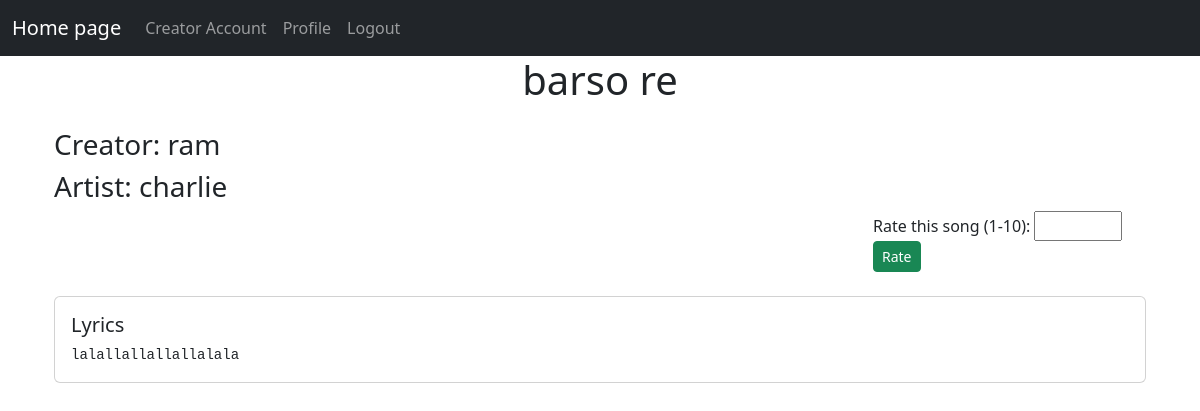
The app's page /read_lyrics/1 (signed in) with its own data.
### models.py (models this page shows)
class Song(db.Model):
    id = db.Column(db.Integer, primary_key=True)
    title = db.Column(db.String(100), nullable=False)
    lyrics = db.Column(db.Text)
    duration = db.Column(db.Integer)
    date_created = db.Column(db.DateTime, nullable=False)
    rating = db.Column(db.Integer)
    album_id = db.Column(db.Integer, db.ForeignKey('album.id'), nullable=False)

class User(db.Model):
    id = db.Column(db.Integer, primary_key = True)
    username = db.Column(db.String(50), unique=True, nullable=False)
    password = db.Column(db.String(50), nullable=False)
    name = db.Column(db.String(50), nullable=False)
    is_creator = db.Column(db.Boolean,nullable=False, default=False)
    is_admin = db.Column(db.Boolean, nullable=False, default=False)
    is_blacklisted = db.Column(db.Boolean,nullable=False, default=False)
    albums = db.relationship('Album', backref='creator', lazy=True)
    playlists = db.relationship('Playlist', backref='playlist_creator', lazy=True)

class Album(db.Model):
    id = db.Column(db.Integer, primary_key=True)
    name = db.Column(db.String(100), nullable=False)
    genre = db.Column(db.String(50))
    artist = db.Column(db.String(100))
    user_id = db.Column(db.Integer, db.ForeignKey('user.id'), nullable=False)
    songs = db.relationship('Song', backref='album', lazy=True)

### routes.py (the view, shortened to what this page needs)
@app.route('/read_lyrics/<int:song_id>', methods=['GET', 'POST'])
def read_lyrics(song_id):
    if 'user_id' not in session:
        flash('Please Login first')
        return redirect(url_for('user_login'))
    user=User.query.get(session['user_id'])
    song = Song.query.get(song_id)
    if song:
        return render_template('read_lyrics.html', song=song,user=user)
    else:
        return redirect(url_for('creator_dashboard'))

### templates/read_lyrics.html (shortened to what this page needs)
{% extends 'layout.html' %}
{% block body %}
<div class="container">
    <h1 class="text-center">{{ song.title }}</h1>
    <div class="mt-4">
        <h3 >Creator: {{ song.album.creator.name }}</h3>
        <h3 class="mb-2">Artist: {{ song.album.artist }}</h3>
        <div>
            <div class="col-md-3 offset-md-9">
                <form method="POST" action="{{ url_for('read_lyrics', song_id=song.id) }}">
                    <label for="rating">Rate this song (1-10):</label>
                    <input type="number" id="rating" name="rating" min="1" max="10" required>
                    <button type="submit" class="btn btn-sm btn-success">Rate</button>
                </form>
            </div>
        </div>
    </div>
    <div class="card mt-4">
        <div class="card-body">
            <h5 class="card-title">Lyrics</h5>
            <pre class="card-text">{{ song.lyrics }}</pre>
        </div>
    </div>
</div>
{% endblock body %}

### records on screen
Song: title "barso re", lyrics "lalallallallallalala"
User: album.creator.name "ram"
Album: album.artist "charlie"
